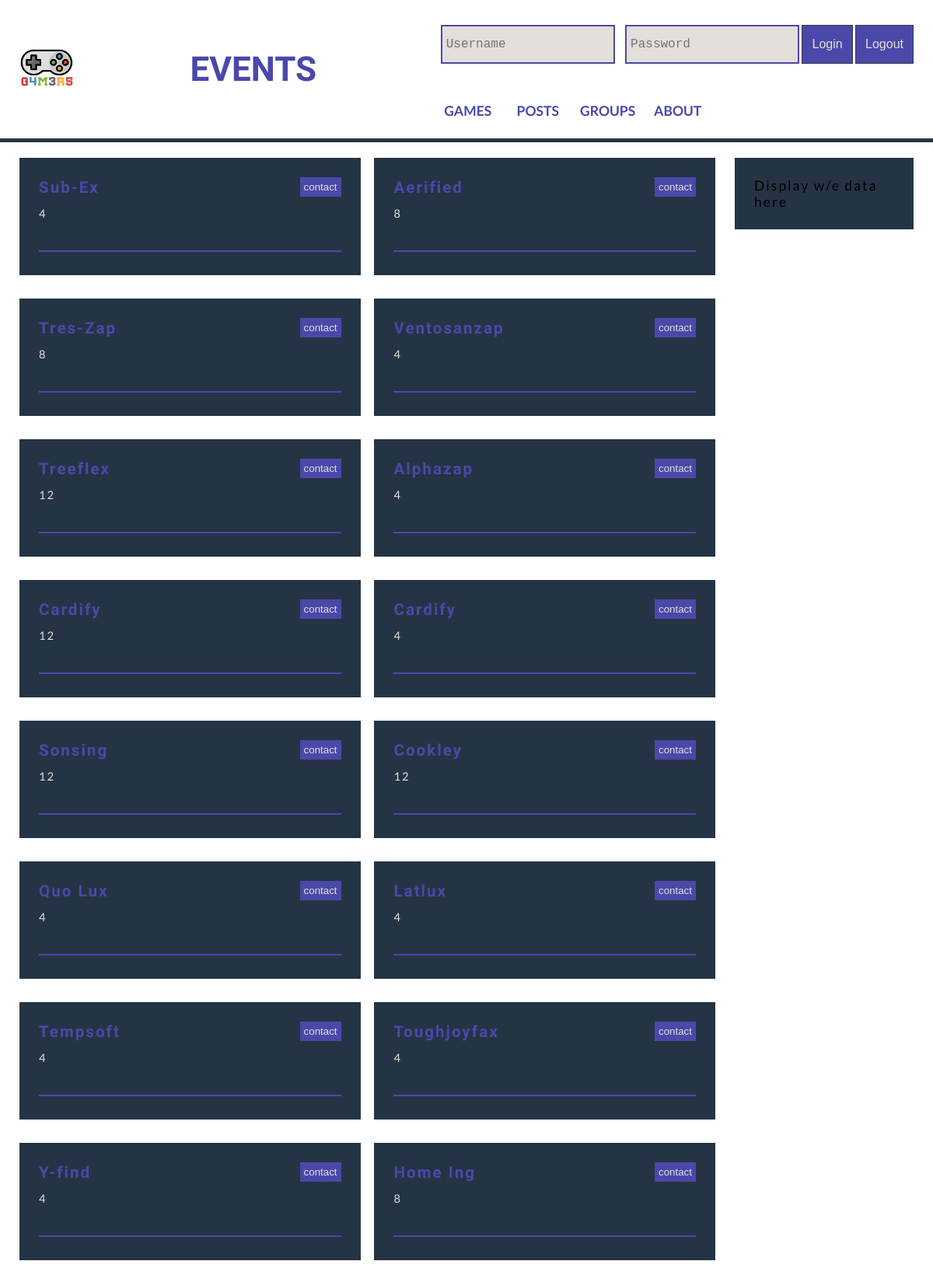
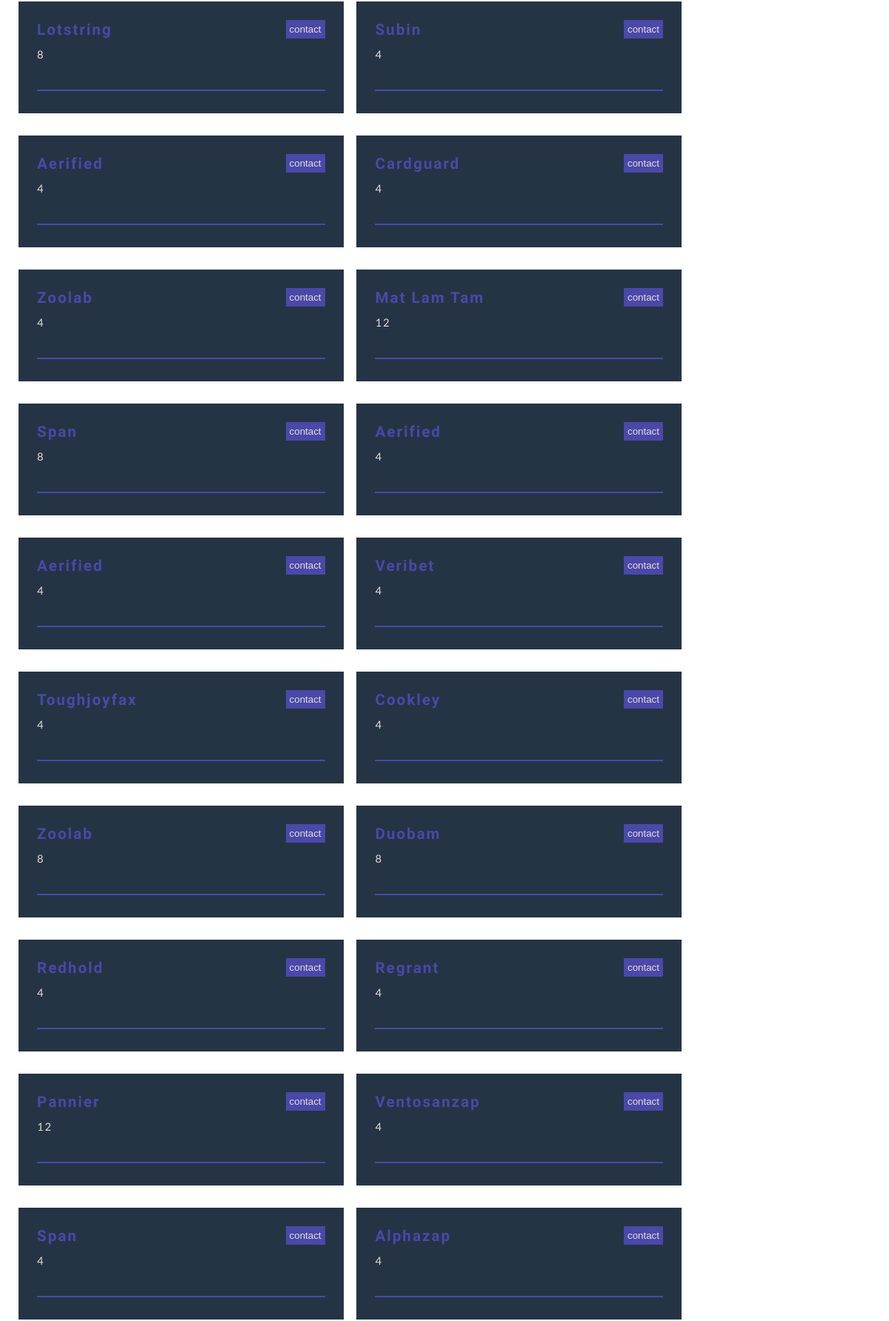
Screenshot of /events.php (upper part) with the database file from the repository (2 pictures, top to bottom).
### tables this page shows
CREATE TABLE `groups` (
  `GR_ID` int(11) NOT NULL,
  `GR_Name` varchar(255) DEFAULT NULL,
  `GR_Capacity` int(11) DEFAULT NULL,
  `GR_Image` varchar(255) DEFAULT NULL
);

### config/Database.php (called while the page is built, shortened)
<?php
	class Database {
		private $host = 'localhost';
		private $user = 'root';
		private $pass = '';
		private $dbname = 'findmygame';
		private $dbh;
		private $stmt;
		public function __construct(){
			$dsn = 'mysql:host=' . $this->host . ';dbname=' . $this->dbname . ';charset=utf8';
			$options = array(
				PDO::ATTR_PERSISTENT => true,
				PDO::ATTR_ERRMODE => PDO::ERRMODE_EXCEPTION,
				PDO::ATTR_EMULATE_PREPARES => true
			);
			try {
				$this->dbh = new PDO($dsn, $this->user, $this->pass, $options);
			} catch(PDOException $e){
				$this->error = $e->getMessage();
				echo 'The following error occoured: ' . $this->error;
			}
		}
		public function query($sql){
			$this->stmt = $this->dbh->prepare($sql);
		}
		public function execute(){
			return $this->stmt->execute();
		}
		public function getResultSet(){
			$this->execute();
			return $this->stmt->fetchall(PDO::FETCH_ASSOC);
		}
	}
?>

### events.php (the view, shortened to what this page needs)
<?php include('inc/head.php'); ?>
<?php include('config/Database.php'); ?>
<?php
        $db = new Database;
		$db->query('SELECT  *
                    FROM `groups`
                   ');
		$showPosts = $db->getResultSet();
?>
    <main class="top-margin">
        <div id="posts" class="content">
            <?php foreach($showPosts as $post) : ?>
                    <div class="latest-posts post-boxes">
                        <h3><?php echo $post['GR_Name'] ?><button>contact</button></h3>
                        <small><?php echo $post['GR_Capacity']; ?></small>
                        <div class="user">
                        </div>
                    </div>
                <?php endforeach; ?>
        </div>
        <aside>
            Display w/e data here
        </aside>
    </main>
<?php include('inc/footer.php'); ?>

### style/css/main.css (style rules this page uses)
* { margin: 0; padding: 0; -webkit-box-sizing: border-box; box-sizing: border-box; }
body { font-family: "Lato", sans-serif; font-size: 1.1em; }
main { letter-spacing: 2px; }
h1, h2, h3, h4, h5, h6 { font-family: "Hammersmith One", sans-serif; }
.content { width: 80%; padding-right: 25px; }
aside { width: 20%; background: #253444; padding: 25px; margin-bottom: auto; }
body { display: -webkit-box; display: -ms-flexbox; display: flex; min-height: 100vh; -webkit-box-orient: vertical; -webkit-box-direction: normal; -ms-flex-direction: column; flex-direction: column; }
main { -webkit-box-flex: 1; -ms-flex: 1; flex: 1; padding: 25px; display: -webkit-box; display: -ms-flexbox; display: flex; -webkit-box-pack: justify; -ms-flex-pack: justify; justify-content: space-between; }
#posts { display: -webkit-box; display: -ms-flexbox; display: flex; -ms-flex-wrap: wrap; flex-wrap: wrap; -webkit-box-pack: justify; -ms-flex-pack: justify; justify-content: space-between; }
.post-boxes { width: 49%; position: relative; padding-bottom: 70px !important; }
.post-boxes .user { position: absolute; bottom: 25px; border-top: 2px solid #4a48a9; left: 25px; right: 25px; padding-top: 5px; }
.latest-posts { margin-bottom: 30px; background: #253444; padding: 25px; }
.latest-posts h3 { color: #4a48a9; display: -webkit-box; display: -ms-flexbox; display: flex; -webkit-box-pack: justify; -ms-flex-pack: justify; justify-content: space-between; -webkit-box-align: center; -ms-flex-align: center; align-items: center; margin-bottom: 10px; }
.latest-posts button { border: 0; background: #4a48a9; color: #e4dfda; padding: 5px; }
.latest-posts { color: #e4dfda; }
.latest-posts .user { font-size: 0.7em; display: -webkit-box; display: -ms-flexbox; display: flex; -webkit-box-pack: justify; -ms-flex-pack: justify; justify-content: space-between; }

### rows the page displays
groups: GR_Name "Sub-Ex", GR_Capacity "4"
groups: GR_Name "Aerified", GR_Capacity "8"
groups: GR_Name "Tres-Zap", GR_Capacity "8"
groups: GR_Name "Ventosanzap", GR_Capacity "4"
groups: GR_Name "Treeflex", GR_Capacity "12"
groups: GR_Name "Alphazap", GR_Capacity "4"
groups: GR_Name "Cardify", GR_Capacity "12"
groups: GR_Name "Cardify", GR_Capacity "4"
groups: GR_Name "Sonsing", GR_Capacity "12"
groups: GR_Name "Cookley", GR_Capacity "12"
groups: GR_Name "Quo Lux", GR_Capacity "4"
groups: GR_Name "Latlux", GR_Capacity "4"
groups: GR_Name "Tempsoft", GR_Capacity "4"
groups: GR_Name "Toughjoyfax", GR_Capacity "4"
groups: GR_Name "Y-find", GR_Capacity "4"
groups: GR_Name "Home Ing", GR_Capacity "8"
groups: GR_Name "Lotstring", GR_Capacity "8"
groups: GR_Name "Subin", GR_Capacity "4"
groups: GR_Name "Aerified", GR_Capacity "4"
groups: GR_Name "Cardguard", GR_Capacity "4"
groups: GR_Name "Zoolab", GR_Capacity "4"
groups: GR_Name "Mat Lam Tam", GR_Capacity "12"
groups: GR_Name "Span", GR_Capacity "8"
groups: GR_Name "Aerified", GR_Capacity "4"
groups: GR_Name "Aerified", GR_Capacity "4"
groups: GR_Name "Veribet", GR_Capacity "4"
groups: GR_Name "Toughjoyfax", GR_Capacity "4"
groups: GR_Name "Cookley", GR_Capacity "4"
groups: GR_Name "Zoolab", GR_Capacity "8"
groups: GR_Name "Duobam", GR_Capacity "8"
groups: GR_Name "Redhold", GR_Capacity "4"
groups: GR_Name "Regrant", GR_Capacity "4"
groups: GR_Name "Pannier", GR_Capacity "12"
groups: GR_Name "Ventosanzap", GR_Capacity "4"
groups: GR_Name "Span", GR_Capacity "4"
groups: GR_Name "Alphazap", GR_Capacity "4"

### other values shown
$pageTitle "EVENTS"
